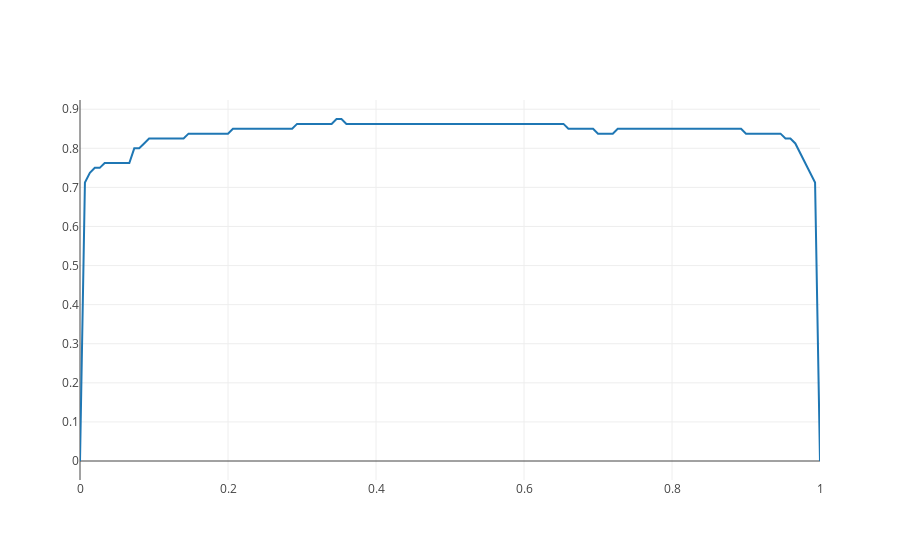

Write notebook code for a chart like this one.
### Code cell
plotly.iplot([
    go.Scatter(
        y=accuracy_curve,
        x=np.arange(len(accuracy_curve)) / (len(accuracy_curve) - 1),
        mode='lines'
    )
])

### Figure 1 — Plotly figure (JSON) as saved in the notebook; plotly's stock layout.template omitted (floating-point values rounded to 4 significant figures; data arrays with more than 128 entries replaced by an {"elided": "..."} marker saying what was removed)
{"data": [{"mode": "lines", "type": "scatter", "x": {"elided": "151 float values"}, "y": {"elided": "151 float values"}}], "layout": {}}
